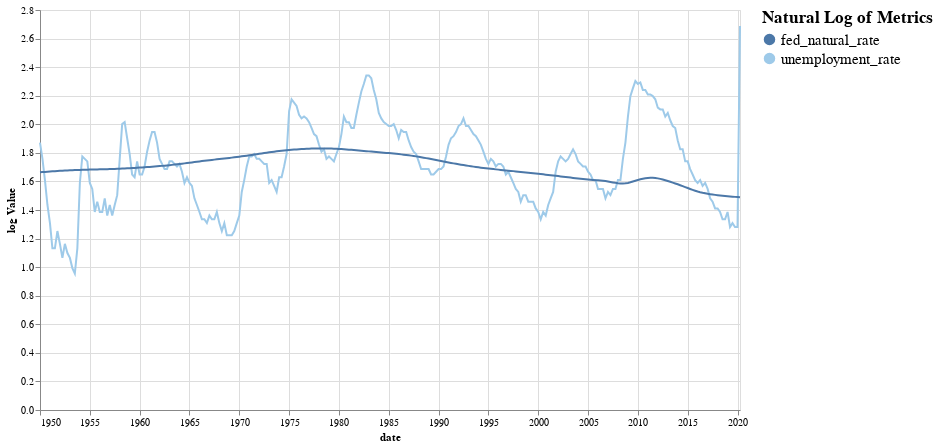

This figure's notebook cell:
### Code cell
gpct(employment, True,False)

### Figure 1 — Vega-Lite specification as saved in the notebook (floating-point values rounded to 4 significant figures; data arrays with more than 128 entries replaced by an {"elided": "..."} marker saying what was removed)
{"config": {"view": {"continuousWidth": 400, "continuousHeight": 300}}, "layer": [{"mark": "line", "encoding": {"color": {"type": "nominal", "field": "Metric", "legend": {"labelFontSize": 15, "title": "Natural Log of Metrics", "titleFontSize": 17}, "scale": {"scheme": "tableau20"}}, "x": {"type": "temporal", "field": "date"}, "y": {"type": "quantitative", "field": "log Value", "scale": {"type": "linear"}}}}, {"mark": {"type": "rule", "color": "#aaa"}, "encoding": {"x": {"type": "temporal", "field": "date"}}, "transform": [{"filter": {"selection": "selector033"}}]}, {"mark": "circle", "encoding": {"color": {"type": "nominal", "field": "Metric", "legend": {"labelFontSize": 15, "title": "Natural Log of Metrics", "titleFontSize": 17}, "scale": {"scheme": "tableau20"}}, "opacity": {"condition": {"value": 1, "selection": "selector033"}, "value": 0}, "x": {"type": "temporal", "field": "date"}, "y": {"type": "quantitative", "field": "log Value", "scale": {"type": "linear"}}}, "selection": {"selector033": {"type": "multi", "fields": ["Metric"], "bind": "legend", "on": "mouseover", "nearest": true, "empty": "none"}}}, {"mark": {"type": "text", "align": "left", "dx": 5, "dy": -5, "stroke": "white", "strokeWidth": 2}, "encoding": {"color": {"type": "nominal", "field": "Metric", "legend": {"labelFontSize": 15, "title": "Natural Log of Metrics", "titleFontSize": 17}, "scale": {"scheme": "tableau20"}}, "text": {"type": "quantitative", "field": "log Value"}, "x": {"type": "temporal", "field": "date"}, "y": {"type": "quantitative", "field": "log Value", "scale": {"type": "linear"}}}, "transform": [{"filter": {"selection": "selector033"}}]}, {"mark": {"type": "text", "align": "left", "dx": 5, "dy": -5}, "encoding": {"color": {"type": "nominal", "field": "Metric", "legend": {"labelFontSize": 15, "title": "Natural Log of Metrics", "titleFontSize": 17}, "scale": {"scheme": "tableau20"}}, "text": {"type": "quantitative", "field": "log Value"}, "x": {"type": "temporal", "field": "date"}, "y": {"type": "quantitative", "field": "log Value", "scale": {"type": "linear"}}}, "transform": [{"filter": {"selection": "selector033"}}]}], "data": {"name": "data-3874145d664c34a0c81145ff4444baae"}, "height": 400, "width": 700, "$schema": "https://vega.github.io/schema/vega-lite/v4.8.1.json", "datasets": {"data-3874145d664c34a0c81145ff4444baae": {"elided": "564 records"}}}
